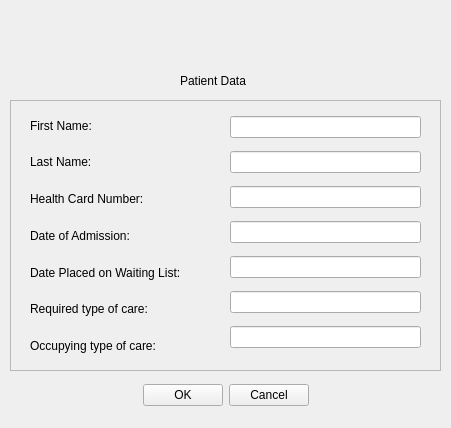
<?xml version="1.0" encoding="UTF-8"?>
<ui version="4.0">
 <class>NewPatientWindow</class>
 <widget class="QMainWindow" name="NewPatientWindow">
  <property name="geometry">
   <rect>
    <x>0</x>
    <y>0</y>
    <width>451</width>
    <height>428</height>
   </rect>
  </property>
  <property name="windowTitle">
   <string>MainWindow</string>
  </property>
  <widget class="QWidget" name="centralwidget">
   <widget class="QWidget" name="layoutWidget_2">
    <property name="geometry">
     <rect>
      <x>30</x>
      <y>380</y>
      <width>391</width>
      <height>31</height>
     </rect>
    </property>
    <layout class="QHBoxLayout" name="horizontalLayout">
     <item>
      <spacer name="horizontalSpacer">
       <property name="orientation">
        <enum>Qt::Horizontal</enum>
       </property>
       <property name="sizeHint" stdset="0">
        <size>
         <width>98</width>
         <height>20</height>
        </size>
       </property>
      </spacer>
     </item>
     <item>
      <layout class="QGridLayout" name="gridLayout_2">
       <item row="0" column="0">
        <widget class="QPushButton" name="okBtn">
         <property name="text">
          <string>OK</string>
         </property>
        </widget>
       </item>
       <item row="0" column="1">
        <widget class="QPushButton" name="cancelBtn">
         <property name="text">
          <string>Cancel</string>
         </property>
        </widget>
       </item>
      </layout>
     </item>
     <item>
      <spacer name="horizontalSpacer_2">
       <property name="orientation">
        <enum>Qt::Horizontal</enum>
       </property>
       <property name="sizeHint" stdset="0">
        <size>
         <width>98</width>
         <height>20</height>
        </size>
       </property>
      </spacer>
     </item>
    </layout>
   </widget>
   <widget class="QFrame" name="frame">
    <property name="geometry">
     <rect>
      <x>10</x>
      <y>100</y>
      <width>431</width>
      <height>271</height>
     </rect>
    </property>
    <property name="frameShape">
     <enum>QFrame::StyledPanel</enum>
    </property>
    <property name="frameShadow">
     <enum>QFrame::Raised</enum>
    </property>
    <widget class="QWidget" name="">
     <property name="geometry">
      <rect>
       <x>20</x>
       <y>10</y>
       <width>191</width>
       <height>251</height>
      </rect>
     </property>
     <layout class="QGridLayout" name="gridLayout_3">
      <item row="0" column="0">
       <widget class="QLabel" name="label">
        <property name="text">
         <string>First Name:</string>
        </property>
       </widget>
      </item>
      <item row="1" column="0">
       <widget class="QLabel" name="label_2">
        <property name="text">
         <string>Last Name:</string>
        </property>
       </widget>
      </item>
      <item row="2" column="0">
       <widget class="QLabel" name="label_3">
        <property name="text">
         <string>Health Card Number:</string>
        </property>
       </widget>
      </item>
      <item row="3" column="0">
       <widget class="QLabel" name="label_4">
        <property name="text">
         <string>Date of Admission:</string>
        </property>
       </widget>
      </item>
      <item row="4" column="0">
       <widget class="QLabel" name="label_5">
        <property name="text">
         <string>Date Placed on Waiting List:</string>
        </property>
       </widget>
      </item>
      <item row="5" column="0">
       <widget class="QLabel" name="label_6">
        <property name="text">
         <string>Required type of care:</string>
        </property>
       </widget>
      </item>
      <item row="6" column="0">
       <widget class="QLabel" name="label_7">
        <property name="text">
         <string>Occupying type of care:</string>
        </property>
       </widget>
      </item>
     </layout>
    </widget>
    <widget class="QWidget" name="">
     <property name="geometry">
      <rect>
       <x>220</x>
       <y>9</y>
       <width>191</width>
       <height>251</height>
      </rect>
     </property>
     <layout class="QGridLayout" name="gridLayout">
      <item row="0" column="0">
       <widget class="QLineEdit" name="fNameLine"/>
      </item>
      <item row="1" column="0">
       <widget class="QLineEdit" name="lNameLine"/>
      </item>
      <item row="2" column="0">
       <widget class="QLineEdit" name="healthLine"/>
      </item>
      <item row="3" column="0">
       <widget class="QLineEdit" name="dateOfAdminLine"/>
      </item>
      <item row="4" column="0">
       <widget class="QLineEdit" name="dateOnListLine"/>
      </item>
      <item row="5" column="0">
       <widget class="QLineEdit" name="reqCareLine"/>
      </item>
      <item row="6" column="0">
       <widget class="QLineEdit" name="occCareLine"/>
      </item>
     </layout>
    </widget>
   </widget>
   <widget class="QLabel" name="label_8">
    <property name="geometry">
     <rect>
      <x>180</x>
      <y>70</y>
      <width>91</width>
      <height>21</height>
     </rect>
    </property>
    <property name="text">
     <string>Patient Data</string>
    </property>
   </widget>
   <widget class="QLabel" name="crossImg">
    <property name="geometry">
     <rect>
      <x>340</x>
      <y>10</y>
      <width>71</width>
      <height>71</height>
     </rect>
    </property>
    <property name="text">
     <string/>
    </property>
   </widget>
  </widget>
 </widget>
 <resources/>
 <connections/>
</ui>
